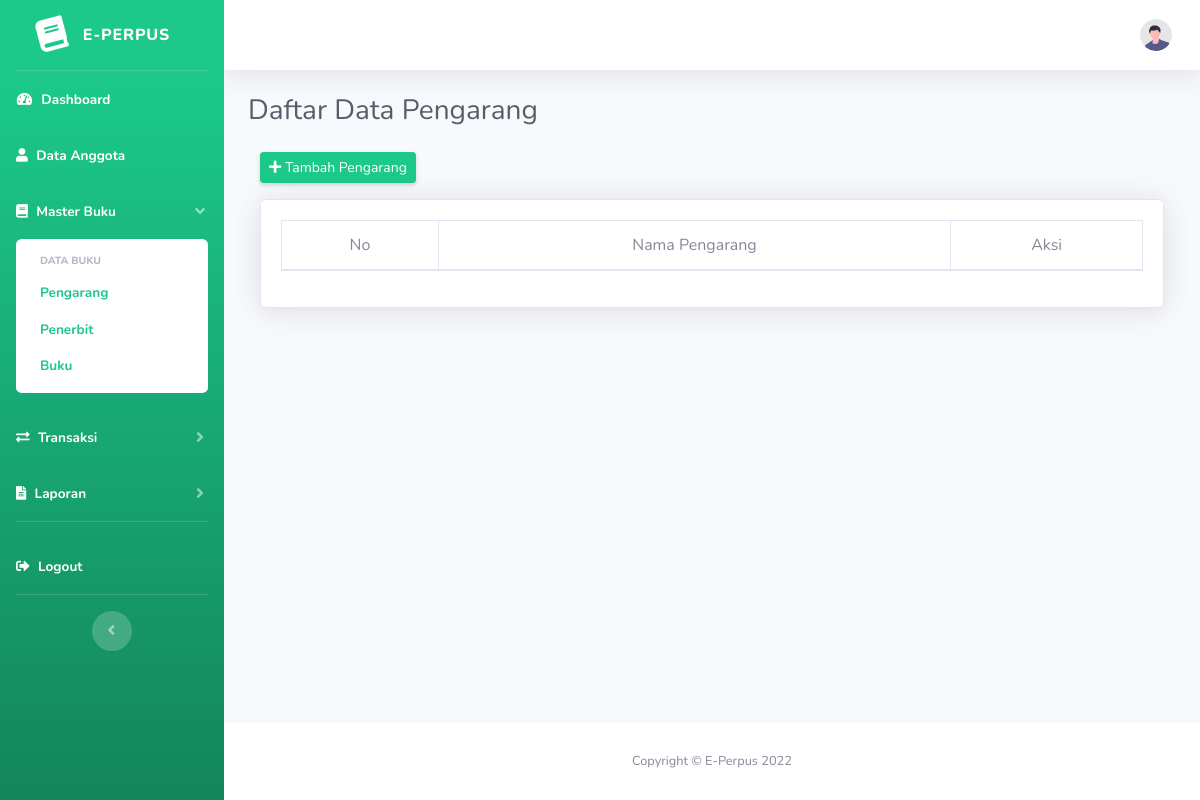
Before: /index.php/pengarang with the older database file.
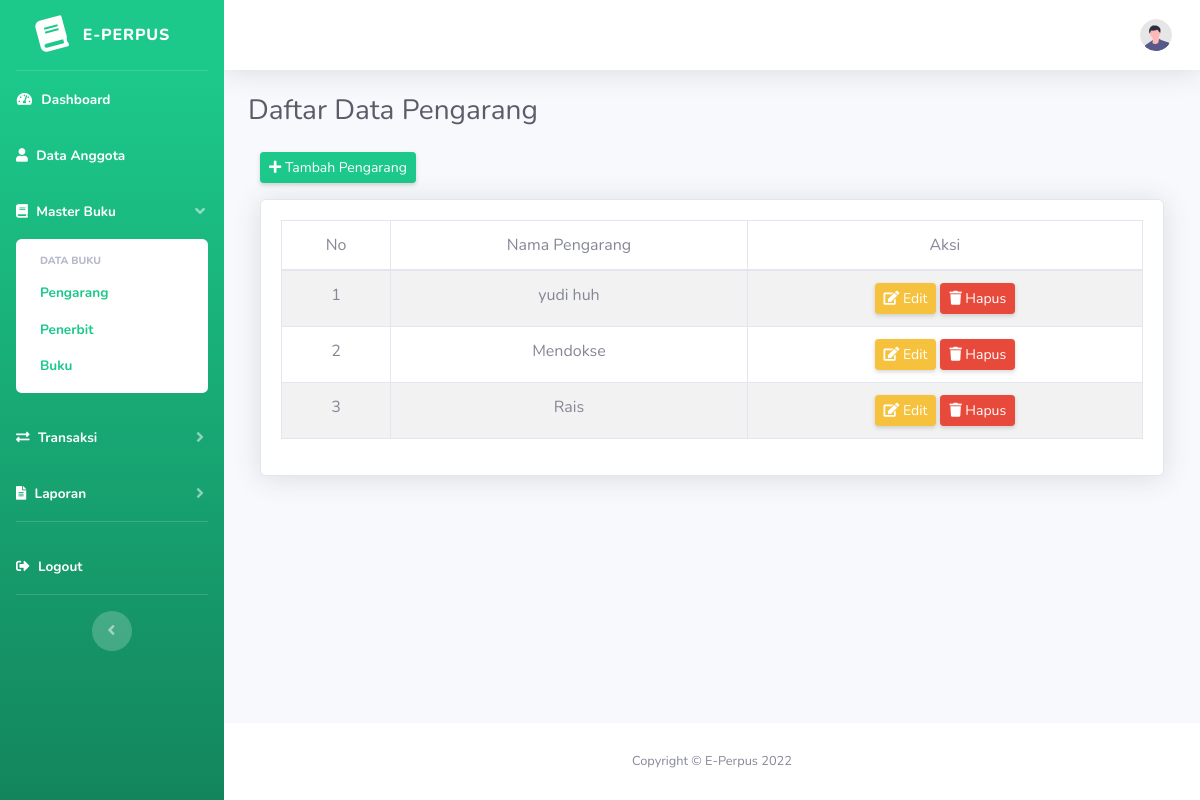
After: the same page with the newer database file.
### tables this page shows
CREATE TABLE `pengarang` (
  `id_pengarang` int(11) NOT NULL,
  `nama_pengarang` varchar(255) NOT NULL
);

### application/controllers/Pengarang.php (called while the page is built, shortened)
<?php
class Pengarang extends CI_Controller {
    public function __construct()
    {
        $this->load->model('m_pengarang');
    }
    public function index()
    {
        $isi['content'] = 'pengarang/v_pengarang';
        $isi['judul'] = 'Daftar Data Pengarang';
        $isi['data_pengarang'] = $this->db->get('pengarang')->result();
        $this->load->view('v_dashboard', $isi);
    }
}

### index.php (called while the page is built, shortened)
<?php
require_once BASEPATH.'core/CodeIgniter.php';

### application/views/pengarang/v_pengarang.php (the view, shortened to what this page needs)
<div class="container-fluid">
    <div class="row">
        <div class="col-md-12 mb-3">
            <a href="<?= base_url('Pengarang/tambah_pengarang'); ?>" class="btn btn-sm btn-success shadow-sm"><i class="fa fa-plus"></i> Tambah Pengarang</a>
        </div>
    </div>
    <div class="card shadow">
        <div class="card-body">
            <div class="table-responsive">
                <table class="table table-bordered table-striped text-center" id="dataTable" width="100%" cellspacing="0">
                    <thead>
                        <tr>
                            <td>No</td>
                            <td>Nama Pengarang</td>
                            <td>Aksi</td>
                        </tr>
                    </thead>
                    <tbody>
                        <?php
                            $no = 1;
                            foreach ($data_pengarang AS $row) {?>
                                <tr>
                                    <td><?= $no++; ?></td>
                                    <td><?= $row->nama_pengarang; ?></td>
                                    <td>
                                        <a href="<?= base_url()?>Pengarang/edit/<?= $row->id_pengarang; ?>" class="btn btn-sm btn-warning shadow-sm"><i class="fa fa-edit"></i> Edit</a>
                                        <a href="<?= base_url()?>Pengarang/hapus/<?= $row->id_pengarang; ?>" class="btn btn-sm btn-danger shadow-sm" onclick="return confirm('Anda Yakin Ingin Menghapus ?');"><i class="fa fa-trash"></i> Hapus</a>
                                    </td>
                                </tr>
                            <?php }
                        ?>
                    </tbody>
                </table>
            </div>
        </div>
    </div>
</div>

Changed rows visible on the page:
added pengarang: nama_pengarang "yudi huh"
added pengarang: nama_pengarang "Mendokse"
added pengarang: nama_pengarang "Rais"
